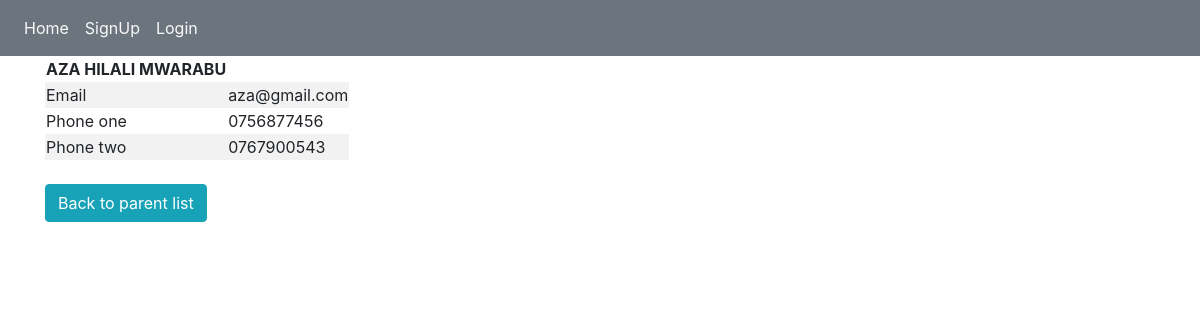
The app's page /parent_detail/4 with its own data.
### result_app/models.py (models this page shows, shortened)
class User(AbstractBaseUser,PermissionsMixin):
    email=models.EmailField(unique=True,blank=False,null=False)
    password=models.CharField(max_length=200)
    full_name=models.CharField(unique=True,max_length=90,blank=True,null=True)
    phone_1=models.CharField(max_length=50)
    phone_2=models.CharField(max_length=50)
    is_active=models.BooleanField(default=True,blank=True,null=True)
    is_staff=models.BooleanField(default=False,blank=True,null=True)
    is_superuser=models.BooleanField(default=False,blank=True,null=True)
    USERNAME_FIELD='email'
    EMAIL_FIELD='email'
    REQUIRED_FIELDS=[]
    objects=CustomUserManager()

### result_app/views.py (the view)
# urls.py: path('parent_detail/<pk>',views.parent_detail,name='parent_detail'),
def parent_detail(request,pk):
    detail=User.objects.get(id=pk)
    return render(request,'parent_detail.html',{'parent':detail})

### templates/parent_detail.html (shortened to what this page needs)
{% extends 'base.html' %}
{% block content %}
<table class="table-striped">
    <thead>
        <tr aria-colspan="2">
            <th>{{parent.full_name}}</th>
        </tr>
    </thead>
    <tbody>
        <tr>
            <td>Email</td>
            <td>{{parent.email}}</td>
        </tr>
        <tr>
            <td>Phone one</td>
            <td>{{parent.phone_1}}</td>
        </tr>
        <tr>
            <td>Phone two</td>
            <td>{{parent.phone_2}}</td>
        </tr>
    </tbody>
</table>
 <br>
 <a href="{% url 'parent_list' %}" class="btn btn-info">Back to parent list</a>
{% endblock %}

### records on screen
User: full_name "AZA HILALI MWARABU", email "aza@gmail.com", phone_1 "0756877456", phone_2 "0767900543"
